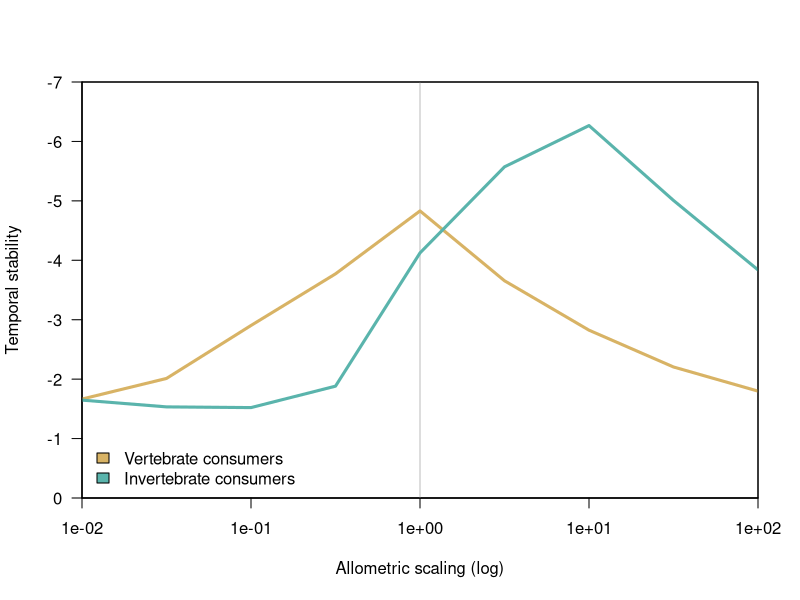

This chart was generated by the following R code:
d <- read.table("./figures/sm2.dat", h=T)
d <- subset(d, stability > -10)
d <- aggregate(d, by=list(vert=d$vertebrates, d$Z), mean)

d$vert <- as.vector(d$vert)

library(RColorBrewer)

pdf("figures/vertebrate.pdf")

palette(brewer.pal(3, "BrBG")[-2])

plot(0, pch=NA, xlim=range(d$Z), ylim=c(0, -7),
      xlab = "Allometric scaling (log)", ylab = "Temporal stability",
      las = 1, log='x', xaxs='i', yaxs='i')

abline(v=1, col='grey')

i <- 1
for(v in unique(d$vert)) {
  x <- subset(d, vert == v)
  lines(stability~Z, x, col = i, type='l', pch=19, lwd=3)
  i <- i + 1
}

legend("bottomleft", fill=c(1:3),
      legend=c("Vertebrate consumers", "Invertebrate consumers"),
      bty='n')

box()

dev.off()
